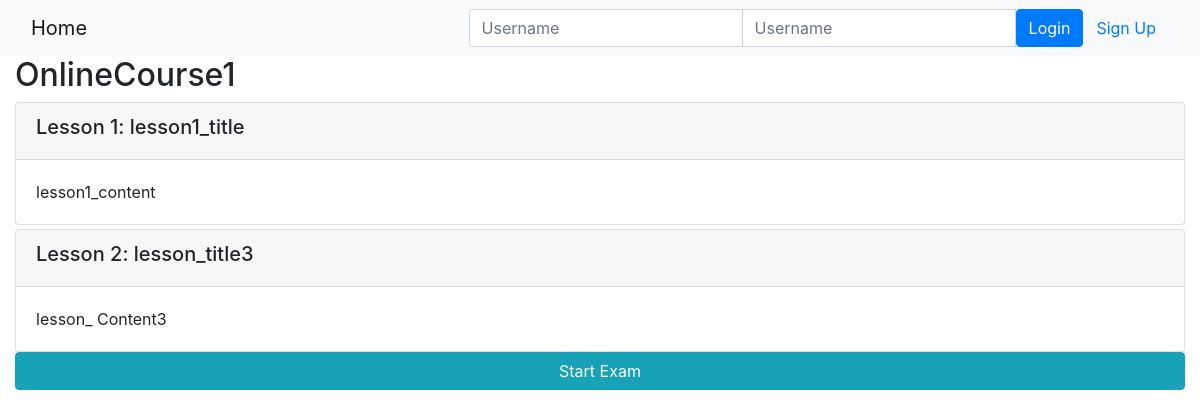
Page /onlinecourse/1/ on the committed database.
### onlinecourse/models.py (models this page shows, shortened)
class Course(models.Model):
    name = models.CharField(null=False, max_length=30, default='online course')
    image = models.ImageField(upload_to='course_images/')
    description = models.CharField(max_length=1000)
    pub_date = models.DateField(null=True)
    instructors = models.ManyToManyField(Instructor)
    users = models.ManyToManyField(settings.AUTH_USER_MODEL, through='Enrollment')
    total_enrollment = models.IntegerField(default=0)
    is_enrolled = False

class Lesson(models.Model):
    title = models.CharField(max_length=200, default="title")
    order = models.IntegerField(default=0)
    course = models.ForeignKey(Course, on_delete=models.CASCADE)
    content = models.TextField()

### onlinecourse/views.py (the view)
# urls.py: path('<int:pk>/', views.CourseDetailView.as_view(), name='course_details'),
class CourseDetailView(generic.DetailView):
    model = Course
    template_name = 'onlinecourse/course_detail_bootstrap.html'

### onlinecourse/templates/onlinecourse/course_detail_bootstrap.html (shortened to what this page needs)
<!DOCTYPE html>
<html lang="en">
<head>
     {% load static %}
    <link rel="stylesheet" href="https://maxcdn.bootstrapcdn.com/bootstrap/4.5.2/css/bootstrap.min.css">
</head>
<body>
    <nav class="navbar navbar-light bg-light">
        <div class="container-fluid">
            <div class="navbar-header">
                  <a class="navbar-brand" href="{% url 'onlinecourse:index' %}">Home</a>
            </div>
            <ul class="nav navbar-nav navbar-right">
                {% if user.is_authenticated %}
                <li>
                    <a class="btn btn-link" href="#">{{ user.first_name }}({{ user.username }})</a>
                    <a class="btn btn-link" href="{% url 'onlinecourse:logout' %}">Logout</a>
                </li>
                {% else %}
                <li>
                    <form class="form-inline" action="{% url 'onlinecourse:login' %}" method="post">
                        <div class="input-group">
                            <input type="text" class="form-control" placeholder="Username" name="username" >
                            <input type="password" class="form-control" placeholder="Username" name="psw" >
                            <button class="btn btn-primary" type="submit">Login</button>
                            <a class="btn btn-link" href="{% url 'onlinecourse:registration' %}">Sign Up</a>
                        </div>
                    </form>
                </li>
                {% endif %}
            </ul>
        </div>
    </nav>
    <div class="container-fluid">
            <h2>{{ course.name }}</h2>
            <div class="card-columns-vertical">
                {% for lesson in course.lesson_set.all %}
                    <div class="card mt-1">
                        <div class="card-header"><h5>Lesson {{lesson.order|add:1}}: {{lesson.title}}</h5></div>
                        <div class="card-body">{{lesson.content}}</div>
                    </div>
                {% endfor %}
            </div>
            <button id="exam" class="btn btn-info btn-block" data-toggle="collapse" data-target="#collapseExample" aria-expanded="false">
                Start Exam
            </button>
    </div>
</body>
</html>

### rows in the picture
Course: name "OnlineCourse1"
Lesson: order|add "1", title "lesson1_title", content "lesson1_content"
Lesson: order|add "2", title "lesson_title3", content "lesson_ Content3"
